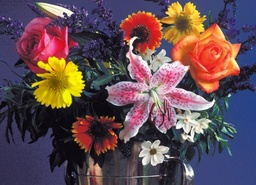
#> input picture project-1/instructions/images-project-1/flowers.jpg, 256 x 185 px, shrunk from 500 x 362 before the run, found by its file name
$ jupyter execute exercise_1.ipynb   (shell and % lines are left out)
#> lines starting #> are read from the running program, lines starting #| are printed output that depends on the picture
# Άσκηση 1, Κβάντιση

Θεωρήστε την έγχρωμη εικόνα ‘flowers.jpg’.

**Ζητούμενα:**

Α. Υλοποιήστε έναν κβαντιστή χρωμάτων στον χώρο RGB που να στηρίζεται στην χρήση
του αλγορίθμου ομαδοποίησης ‘K-means’.

Β. Υπολογίστε και τυπώστε την κβαντισμένη εκδοχή της αρχικής εικόνας που να περιέχει 5, 20, 200 και 1000 επίπεδα κβάντισης (χρώματα).

Γ. Υπολογίστε το μέσο τετραγωνικό σφάλμα κβάντισης σε κάθε περίπτωση και σχολιάστε τα αποτελέσματα.

[cell 1]
import matplotlib.pyplot as plt
import numpy as np
import skimage as ski
from sklearn.cluster import KMeans
from sklearn.metrics import mean_squared_error

# Φόρτωση της εικόνας
image_flowers = ski.io.imread("https://github.com/KaratziasK/Digital-Image-Processing/blob/main/project-1/instructions/images-project-1/flowers.jpg?raw=true")
#> image_flowers is the input picture: shape (185, 256, 3); mean R, G, B 99.6, 77, 83.9

# Μετατροπή της εικόνας σε 2D πίνακα
image_reshaped = image_flowers.reshape((-1, 3))

K_values = [5, 20, 200, 1000]

fig, axs = plt.subplots(1, 5, figsize=(18, 5))

# Πρώτη εικόνα: original
axs[0].imshow(image_flowers)
axs[0].set_title("Original Image")
axs[0].axis("off")

# Υπόλοιπες: κβαντισμένες εικόνες
for i, K in enumerate(K_values):
    kmeans = KMeans(n_clusters=K,).fit(image_reshaped)
    quantized_image = kmeans.cluster_centers_[kmeans.labels_]

    mse = mean_squared_error(image_reshaped, quantized_image)
    quantized_image_reshaped = quantized_image.reshape(image_flowers.shape).astype(np.uint8)

    axs[i + 1].imshow(quantized_image_reshaped)
    axs[i + 1].set_title(f"K = {K}\nMSE = {mse:.2f}")
    axs[i + 1].axis("off")
#> this loop made 4 passes
#> mse on passes 1 to 4: 599.7, 157.4, 26.84, 8.52
#> pass 1, `quantized_image_reshaped = quantized_image.reshape(image_flowers.shape..`:
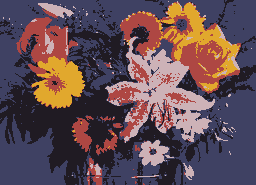
#> quantized_image_reshaped: shape (185, 256, 3); mean R, G, B 99.2, 76.4, 83.4
#> pass 2, `quantized_image_reshaped = quantized_image.reshape(image_flowers.shape..`:
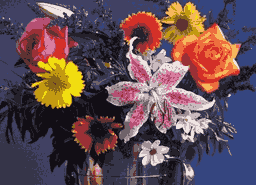
#> quantized_image_reshaped: shape (185, 256, 3); mean R, G, B 99.2, 76.5, 83.4

plt.tight_layout()
plt.show()
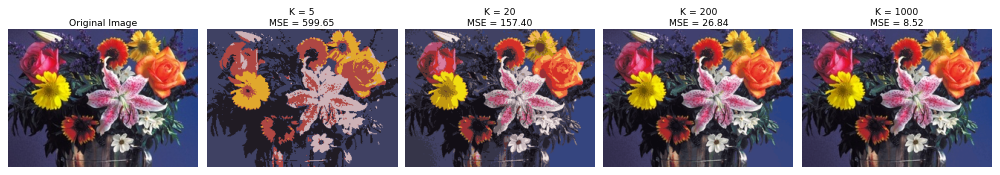
#> figure drawn by matplotlib, 5 panels

$ run again, with project-1/instructions/images-project-1/cornfield.jpg copied over project-1/instructions/images-project-1/flowers.jpg
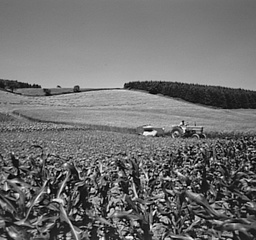
#> input picture project-1/instructions/images-project-1/cornfield.jpg, 256 x 240 px, shrunk from 512 x 480 before the run, found by its file name
#> image_flowers is the input picture: shape (240, 256); min 0, max 255, mean 112
#> the loop `for i, K in enumerate(K_values):` made 4 passes
#> mse on passes 1 to 4: 356.6, 143.1, 31.38, 8.86
#> pass 1, `quantized_image_reshaped = quantized_image.reshape(image_flowers.shape..`:
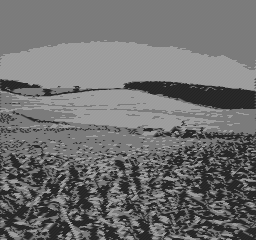
#> quantized_image_reshaped: shape (240, 256); min 36, max 159, mean 111.4
#> pass 2, `quantized_image_reshaped = quantized_image.reshape(image_flowers.shape..`:
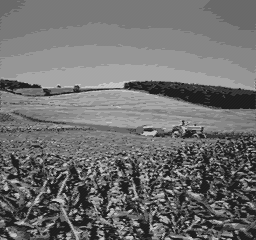
#> quantized_image_reshaped: shape (240, 256); min 28, max 199, mean 111.5

$ run again, with project-1/instructions/images-project-1/fruits.jpg copied over project-1/instructions/images-project-1/flowers.jpg
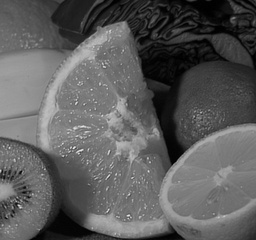
#> input picture project-1/instructions/images-project-1/fruits.jpg, 256 x 240 px, shrunk from 512 x 480 before the run, found by its file name
#> image_flowers is the input picture: shape (240, 256); min 0, max 236, mean 91.6
#> the loop `for i, K in enumerate(K_values):` made 4 passes
#> mse on passes 1 to 4: 161.4, 54.72, 11.66, 3.23
#> pass 1, `quantized_image_reshaped = quantized_image.reshape(image_flowers.shape..`:
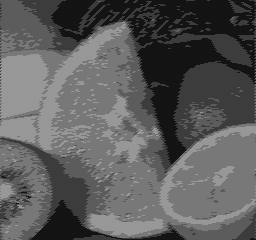
#> quantized_image_reshaped: shape (240, 256); min 19, max 152, mean 91.2
